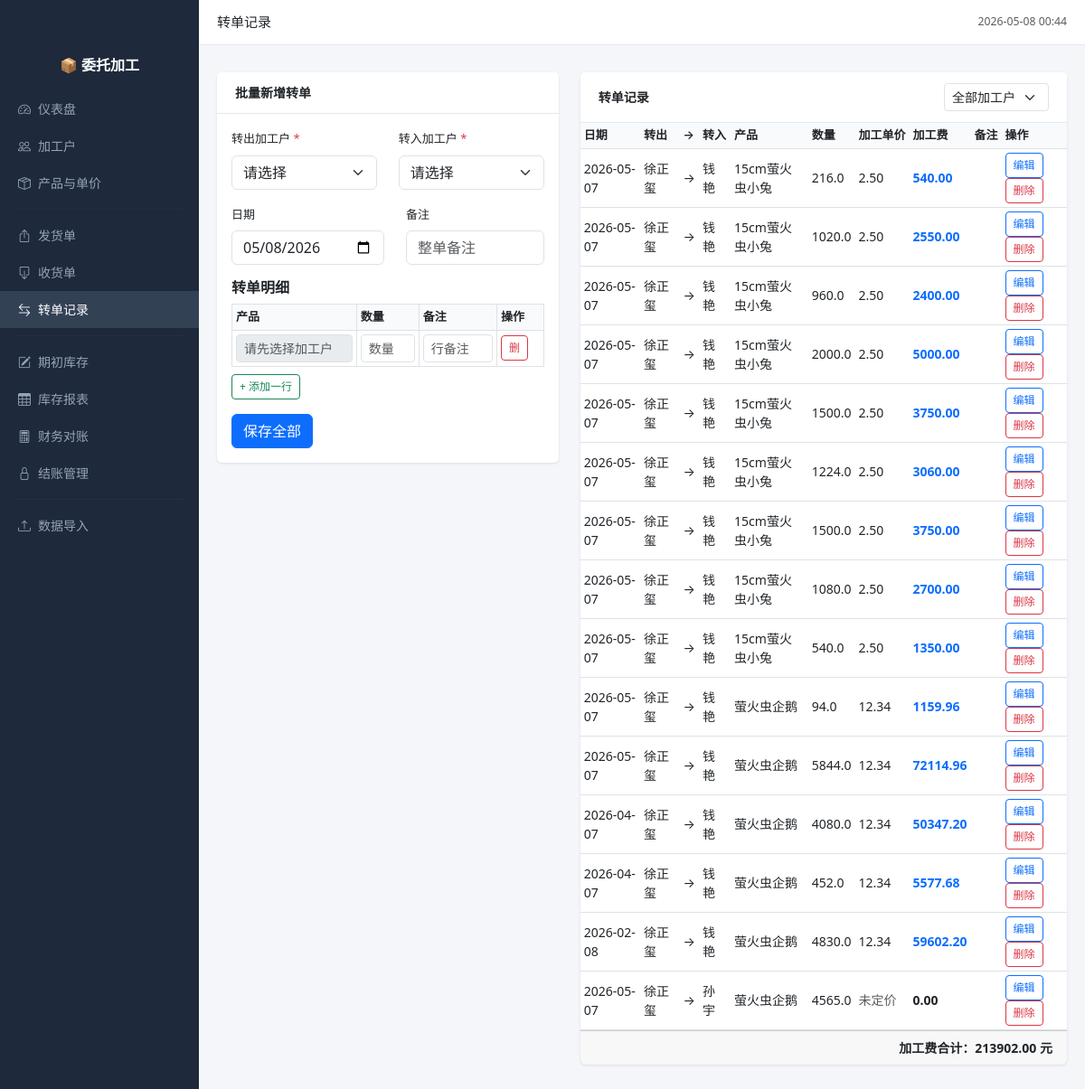
Screenshot of /transfers with the database file from the repository.
### app.py (models this page shows, shortened)
class TransferRecord(db.Model):
    __tablename__ = 'transfer_records'
    id = db.Column(db.Integer, primary_key=True)
    from_processor_id = db.Column(db.Integer, db.ForeignKey('processors.id'), nullable=False)
    to_processor_id = db.Column(db.Integer, db.ForeignKey('processors.id'), nullable=False)
    product_id = db.Column(db.Integer, db.ForeignKey('products.id'))
    quantity = db.Column(db.Float, default=0)
    price = db.Column(db.Float, nullable=True)  # 加工单价，为空时从 ProcessorPrice 取
    transfer_date = db.Column(db.String(20))
    notes = db.Column(db.Text)
    created_at = db.Column(db.DateTime, default=datetime.now)
    from_processor = db.relationship('Processor', foreign_keys=[from_processor_id])
    to_processor = db.relationship('Processor', foreign_keys=[to_processor_id])
    product = db.relationship('Product')

class Processor(db.Model):
    __tablename__ = 'processors'
    id = db.Column(db.Integer, primary_key=True)
    name = db.Column(db.String(100), nullable=False, unique=True)
    phone = db.Column(db.String(50))
    address = db.Column(db.String(200))
    process_step = db.Column(db.String(50), default='')  # 工序：皮壳、服装、后道、充棉等
    notes = db.Column(db.Text)
    created_at = db.Column(db.DateTime, default=datetime.now)
    shipments = db.relationship('Shipment', backref='processor', lazy='dynamic')
    receipts = db.relationship('Receipt', backref='processor', lazy='dynamic')
    prices = db.relationship('ProcessorPrice', backref='processor', lazy='dynamic')

class Product(db.Model):
    __tablename__ = 'products'
    id = db.Column(db.Integer, primary_key=True)
    name = db.Column(db.String(200), nullable=False)
    unit = db.Column(db.String(20), default='个')  # 个/对/米/公斤/袋
    category_id = db.Column(db.Integer, db.ForeignKey('product_categories.id'))
    product_type = db.Column(db.String(20), default='成品')  # 成品/半成品/原材料
    notes = db.Column(db.Text)
    created_at = db.Column(db.DateTime, default=datetime.now)

### app.py (the view, shortened to what this page needs)
@app.route('/transfers')
def transfer_list():
    processor_id = request.args.get('processor_id', type=int)
    processors = Processor.query.order_by(Processor.name).all()
    products = Product.query.order_by(Product.name).all()
    query = TransferRecord.query
    transfers = query.order_by(TransferRecord.created_at.desc()).all()
    price_pairs = {(t.from_processor_id, t.product_id) for t in transfers
                   if t.product_id and t.from_processor_id and t.price is None}
    price_map = {}
    if price_pairs:
        clauses = [and_(ProcessorPrice.processor_id == pid, ProcessorPrice.product_id == prod_id)
                   for pid, prod_id in price_pairs]
        for pp in ProcessorPrice.query.filter(or_(*clauses)).all():
            price_map[(pp.processor_id, pp.product_id)] = pp.price or 0
    transfer_data = []
    total_fee = 0
    for t in transfers:
        unit_price = t.price if t.price is not None else price_map.get((t.from_processor_id, t.product_id), 0)
        fee = unit_price * (t.quantity or 0)
        total_fee += fee
        transfer_data.append({
            'transfer': t,
            'unit_price': unit_price,
            'fee': fee,
        })
    return render_template('transfers.html', processors=processors,
                           products=products, transfers=transfer_data,
                           total_fee=total_fee, processor_id=processor_id)

### app.py (called while the page is built)
@app.context_processor
def utility_processor():
    return {'now': lambda: datetime.now().strftime('%Y-%m-%d %H:%M'),
            'today': lambda: datetime.now().strftime('%Y-%m-%d')}

### templates/transfers.html (shortened to what this page needs)
{% extends "base.html" %}
{% block page_title %}转单记录{% endblock %}
{% block content %}
<div class="row">
    <div class="col-md-5">
        <div class="card">
            <div class="card-header">批量新增转单</div>
            <div class="card-body">
                <form method="post" action="{{ url_for('transfer_add') }}" id="transferForm">
                    <div class="row mb-3">
                        <div class="col">
                            <label class="form-label">转出加工户 <span class="text-danger">*</span></label>
                            <select name="from_processor_id" class="form-select" required id="fromProcessorSelect">
                                <option value="">请选择</option>
                            </select>
                        </div>
                        <div class="col">
                            <label class="form-label">转入加工户 <span class="text-danger">*</span></label>
                            <select name="to_processor_id" class="form-select" required>
                                <option value="">请选择</option>
                            </select>
                        </div>
                    </div>
                    <div class="row mb-3">
                        <div class="col">
                            <label class="form-label">日期</label>
                            <input name="transfer_date" class="form-control" type="date" value="{{ today() }}">
                        </div>
                        <div class="col">
                            <label class="form-label">备注</label>
                            <input name="notes" class="form-control" placeholder="整单备注">
                        </div>
                    </div>
                    <h6 class="fw-bold mb-2">转单明细</h6>
                    <table class="table table-bordered table-sm mb-2" id="itemsTable">
                        <thead>
                            <tr>
                                <th style="width:40%">产品</th>
                                <th style="width:20%">数量</th>
                                <th style="width:25%">备注</th>
                                <th style="width:15%">操作</th>
                            </tr>
                        </thead>
                        <tbody id="itemsBody">
                            <tr class="item-row">
                                <td>
                                </td>
                                <td><input name="quantity[]" class="form-control form-control-sm" type="number" step="0.01" placeholder="数量"></td>
                                <td><input name="item_notes[]" class="form-control form-control-sm" placeholder="行备注"></td>
                                <td><button type="button" class="btn btn-outline-danger btn-sm" onclick="removeRow(this)">删</button></td>
                            </tr>
                        </tbody>
                    </table>
                    <button type="button" class="btn btn-outline-success btn-sm mb-3" onclick="addRow()">+ 添加一行</button>
                    <br>
                    <button type="submit" class="btn btn-primary">保存全部</button>
                </form>
            </div>
        </div>
    </div>
    <div class="col-md-7">
        <div class="card">
            <div class="card-header d-flex justify-content-between align-items-center">
                <span>转单记录</span>
                <form class="d-inline-block" method="get">
                    <select name="processor_id" class="form-select form-select-sm d-inline-block w-auto"
                            onchange="this.form.submit()">
                        <option value="">全部加工户</option>
                    </select>
                </form>
            </div>
            <div class="card-body p-0">
                <table class="table table-sm table-hover mb-0">
                    <thead>
                        <tr><th>日期</th><th>转出</th><th>&rarr;</th><th>转入</th><th>产品</th><th>数量</th><th>加工单价</th><th>加工费</th><th>备注</th><th>操作</th></tr>
                    </thead>
                    <tbody>
                        {% for td in transfers %}
                        {% set t = td.transfer %}
                        <tr>
                            <td>{{ t.transfer_date or '-' }}</td>
                            <td>{{ t.from_processor.name }}</td>
                            <td>&rarr;</td>
                            <td>{{ t.to_processor.name }}</td>
                            <td>{{ t.product.name if t.product else '-' }}</td>
                            <td>{{ '%.1f'|format(t.quantity) }}</td>
                            <td>{% if td.unit_price > 0 %}{{ '%.2f'|format(td.unit_price) }}{% else %}<span class="text-muted">未定价</span>{% endif %}</td>
                            <td class="fw-bold {{ 'text-primary' if td.fee > 0 else '' }}">{{ '%.2f'|format(td.fee) }}</td>
                            <td class="text-muted">{{ t.notes or '' }}</td>
                            <td>
                                <button class="btn btn-outline-primary btn-sm" onclick="editTransfer({{ t.id }})">编辑</button>
                                <form method="post" action="{{ url_for('transfer_delete', id=t.id) }}" style="display:inline" onsubmit="return confirm('确定删除这笔转单记录吗？')">
                                    <button type="submit" class="btn btn-outline-danger btn-sm">删除</button>
                                </form>
                            </td>
                        </tr>
                        {% else %}
                        <tr><td colspan="10" class="text-center text-muted py-4">暂无转单记录</td></tr>
                        {% endfor %}
                    </tbody>
                </table>
                {% if transfers %}
                <div class="card-footer text-end fw-bold">
                    加工费合计：{{ '%.2f'|format(total_fee) }} 元
                </div>
                {% endif %}
            </div>
        </div>
    </div>
</div>
{% endblock %}

### templates/base.html (style rules this page uses)
body { background: #f4f6f9; font-size: 14px; }
.card { border: none; box-shadow: 0 1px 3px rgba(0,0,0,0.1); margin-bottom: 16px; }
.card-header { background: #fff; border-bottom: 1px solid #e2e8f0; font-weight: 600; padding: 12px 20px; }
.table th { background: #f8fafc; font-weight: 600; font-size: 13px; white-space: nowrap; }
.table td { vertical-align: middle; }
.btn-sm { font-size: 12px; }
.form-label { font-weight: 500; font-size: 13px; }

### rows the page displays
TransferRecord: transfer_date "2026-05-07", quantity "216.0", unit_price "2.50", fee "540.00"
Processor: from_processor.name "徐正玺", from_processor.name "徐正玺"
Processor: to_processor.name "钱艳"
Product: product "15cm萤火虫小兔"
TransferRecord: transfer_date "2026-05-07", quantity "1020.0", unit_price "2.50", fee "2550.00"
TransferRecord: transfer_date "2026-05-07", quantity "960.0", unit_price "2.50", fee "2400.00"
TransferRecord: transfer_date "2026-05-07", quantity "2000.0", unit_price "2.50", fee "5000.00"
TransferRecord: transfer_date "2026-05-07", quantity "1500.0", unit_price "2.50", fee "3750.00"
TransferRecord: transfer_date "2026-05-07", quantity "1224.0", unit_price "2.50", fee "3060.00"
TransferRecord: transfer_date "2026-05-07", quantity "1500.0", unit_price "2.50", fee "3750.00"
TransferRecord: transfer_date "2026-05-07", quantity "1080.0", unit_price "2.50", fee "2700.00"
TransferRecord: transfer_date "2026-05-07", quantity "540.0", unit_price "2.50", fee "1350.00"
TransferRecord: transfer_date "2026-05-07", quantity "94.0", unit_price "12.34", fee "1159.96"
Product: product "萤火虫企鹅", product "萤火虫企鹅"
TransferRecord: transfer_date "2026-05-07", quantity "5844.0", unit_price "12.34", fee "72114.96"
TransferRecord: transfer_date "2026-04-07", quantity "4080.0", unit_price "12.34", fee "50347.20"
TransferRecord: transfer_date "2026-04-07", quantity "452.0", unit_price "12.34", fee "5577.68"
TransferRecord: transfer_date "2026-02-08", quantity "4830.0", unit_price "12.34", fee "59602.20"
TransferRecord: transfer_date "2026-05-07", quantity "4565.0"
Processor: to_processor.name "孙宇"

### other values shown
{{ '%.2f'|format(td.fee) }} "0.00"
{{ '%.2f'|format(total_fee) }} "213902.00"
